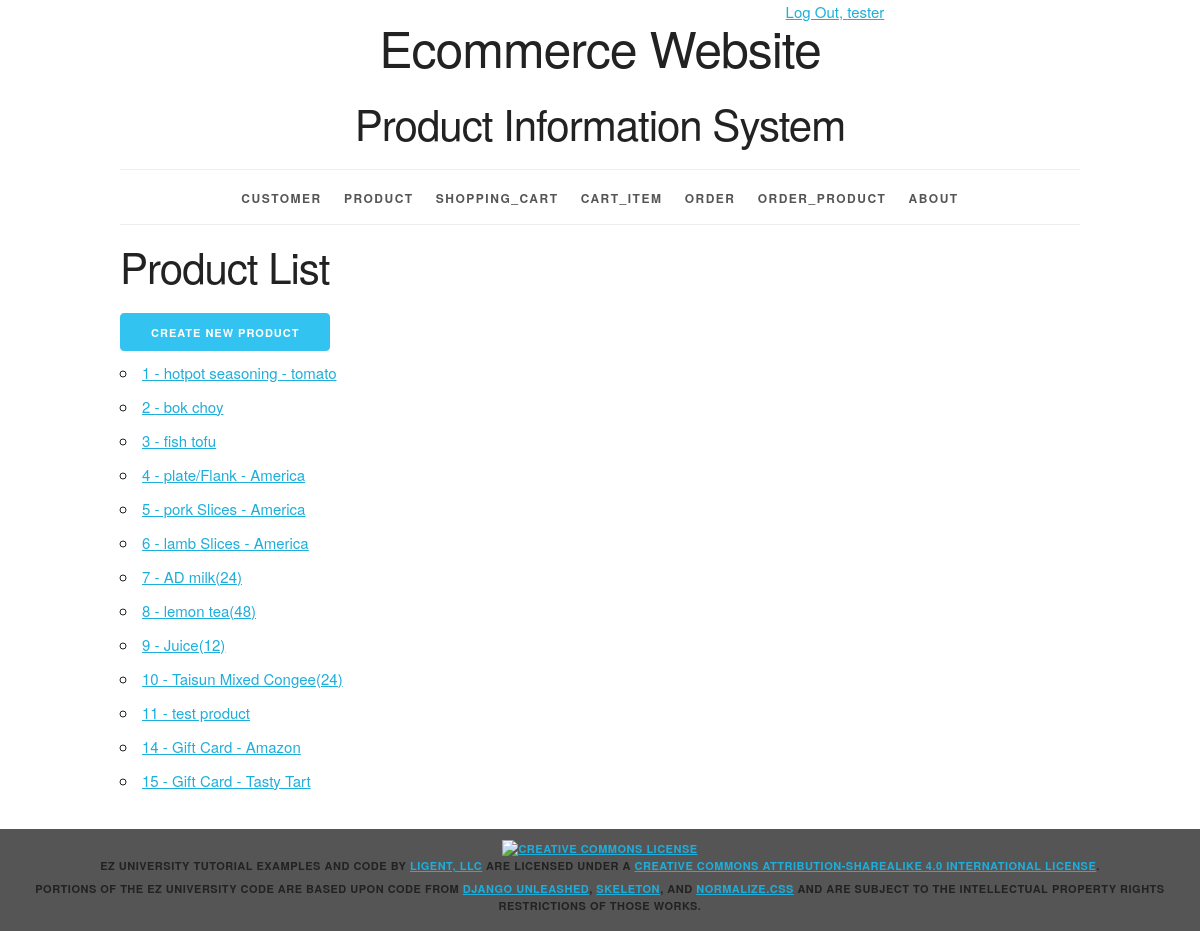
Page /product/ (signed in) on the earlier database version.
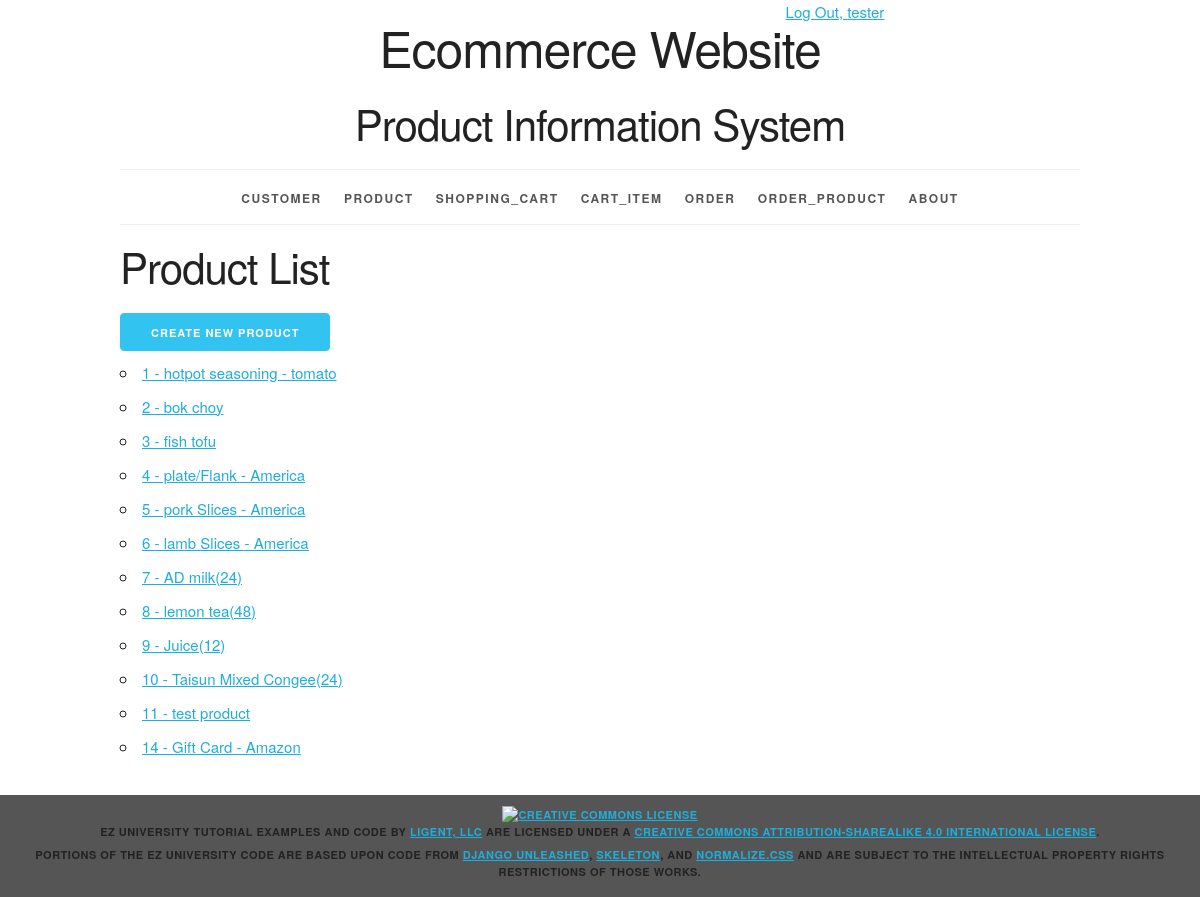
Same page on the later database version.
### productinfo/models.py (models this page shows, shortened)
class Product(models.Model):
	product_id = models.AutoField(primary_key=True)
	product_name = models.CharField(max_length=225, unique=True)
	product_price = models.FloatField()
	stock_num = models.IntegerField()
	category_id = models.ForeignKey(Category, related_name='products', on_delete=models.PROTECT)
	def __str__(self):
		return f'{self.product_id} - {self.product_name}'
	def get_absolute_url(self):
		return reverse('productinfo_product_detail_urlpattern',
					   kwargs={'pk':self.pk}
					   )
	class Meta:
		ordering = ['product_id']
		constraints = [
			UniqueConstraint(fields=['product_name'], name='unique_product')
		]

### productinfo/views.py (the view)
class ProductList(LoginRequiredMixin, PermissionRequiredMixin, ListView):
	model = Product
	permission_required = 'productinfo.view_product'

### productinfo/templates/productinfo/product_list.html (shortened to what this page needs)
{% extends 'productinfo/base.html' %}
{% block content %}
    <h2>Product List</h2>
    <div>
    {% if perms.productinfo.add_product %}
    <a href="{% url 'productinfo_product_create_urlpattern' %}" class="button button-primary">
        Create New Product
    </a>
    {% endif %}
    </div>
    <ul>
        {% for product in product_list %}
        <li>
            <a href="{{ product.get_absolute_url }}">{{ product }}</a>
        </li>
        {% empty %}
        <li><em>There are currently no products available.</em></li>
        {% endfor %}
    </ul>
{% endblock %}

Differences in the rows shown:
removed Product: product_id+product_name "15 - Gift Card - Tasty Tart"
